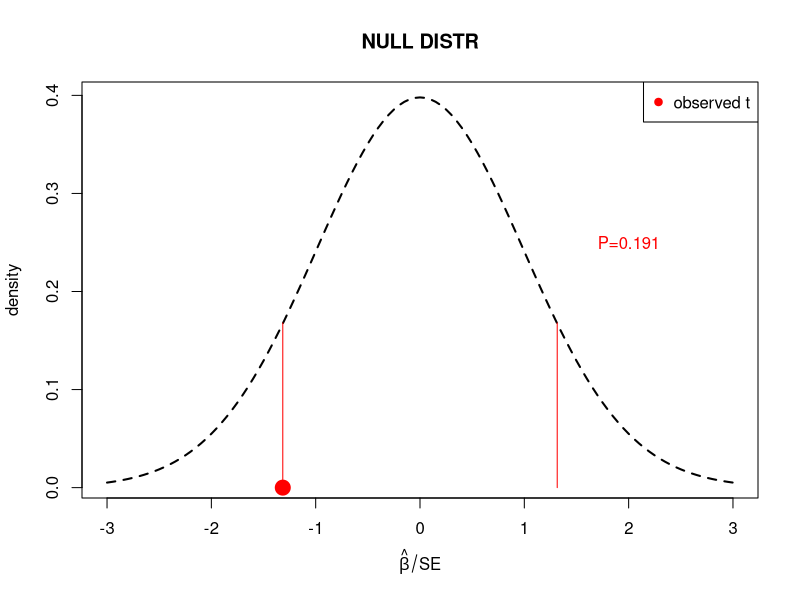
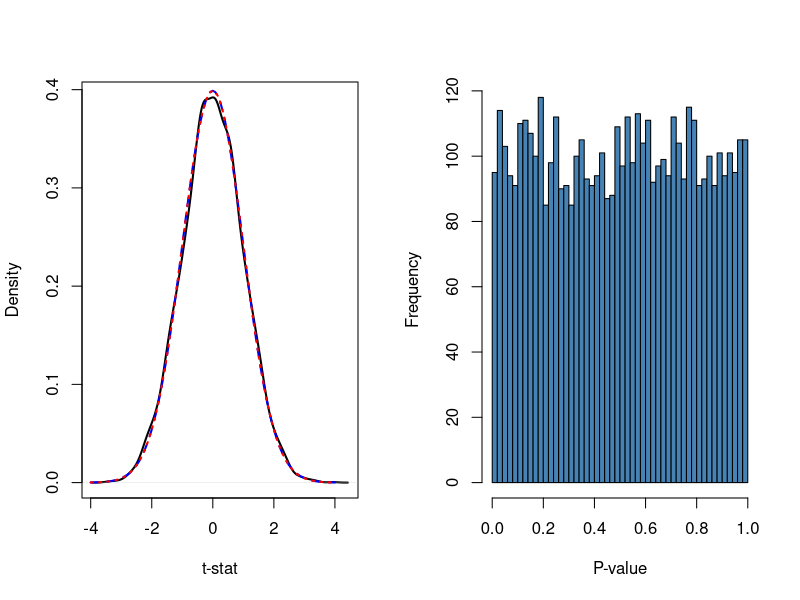
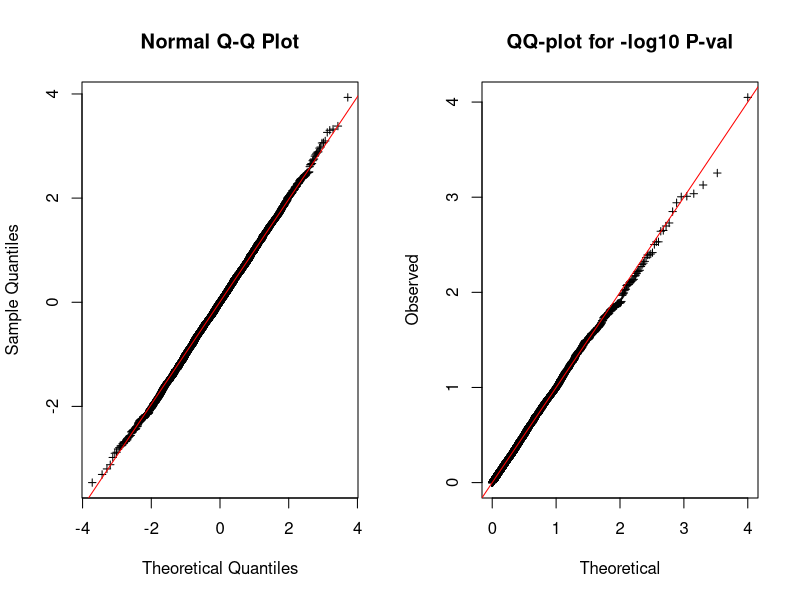
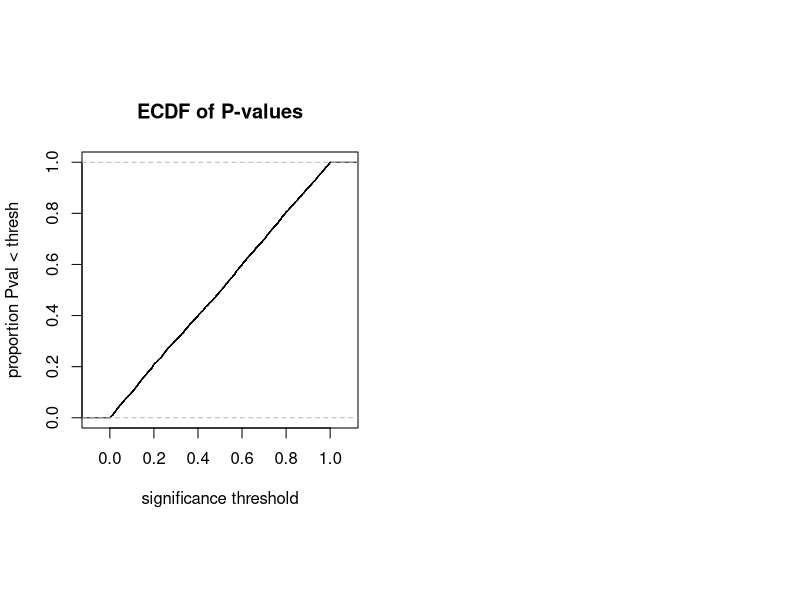
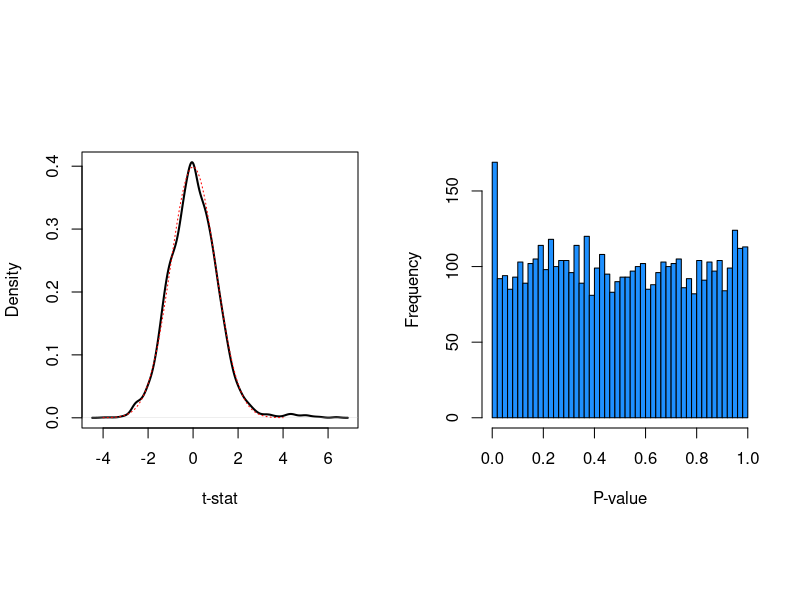
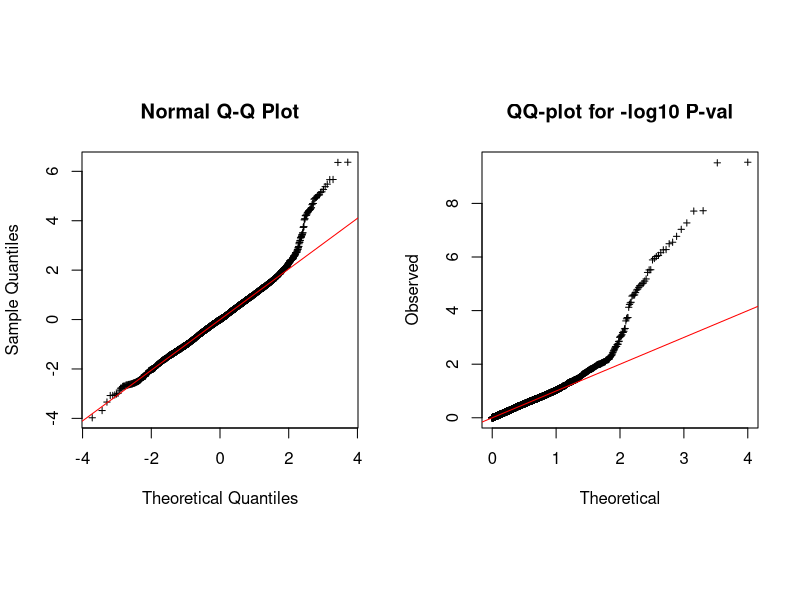

Recreate these plots in R, in order.
## ---- chunk 1
knitr::opts_chunk$set(echo = TRUE)
## ---- chunk 2
set.seed(29)
n = 100
x = rnorm(n) # predictor
y = rnorm(n) # outcome, independent of x
lm.fit = lm(y ~ x)
x.grid = seq(-3, 3, 0.05) # to define the plotting region
plot(x.grid, dt(x.grid, df = n-2), lty = 2, lwd = 2, t = "l",
     xlab = expression(hat(beta)/SE), ylab = "density", main = "NULL DISTR") #null distribution of t-stat.
t.stat = summary(lm.fit)$coeff[2,3] # observed t-statistic: Estimate/SE
points(t.stat, 0, pch = 19, cex = 2, col = "red")
segments(t.stat*c(1,-1), c(0,0), t.stat*c(1,-1), rep(dnorm(t.stat,0,1),2), col="red")
text(2, 0.25, paste0("P=",signif(summary(lm.fit)$coeff[2,4],3)), col="red")
legend("topright",pch=19,col="red",leg="observed t")
## ---- chunk 3
set.seed(6102017)
n = 1000 #individuals
p = 5000 #variables measured on each individual
X = matrix( rnorm(n*p), n, p) #just random variables
y = rnorm(n) #outcome variable that is not associated with any of x

#by mean-centering y and each x, we can ignore intercept terms (since they are 0, see Lecture 0)
X = as.matrix( scale(X, scale = F) ) #mean-centers columns of X to have mean 0 
y = as.vector( scale(y, scale = F) )

#apply lm to each column of X separately and without intercept (see Lecture 0.)
lm.res = apply(X, 2 , function(x) summary(lm(y ~ -1 + x))$coeff[1,])
# lm.res has 4 rows: beta, SE, t-stat and P-value
pval = lm.res[4,] #pick P-values

par(mfrow = c(1,2))
plot(density(lm.res[3,]), sub = "", xlab = "t-stat", main = "", lwd = 2) #should be t with n-2 df
curve(dt(x, df = n-2), from = -4, to = 4, add = T, col = "blue", lwd = 2, lty = 2) #t distr in blue
curve(dnorm(x, 0, 1), from = -4, to = 4, add = T, col = "red", lwd = 2, lty = 3)#normal distr in red
hist(pval, breaks = 50, xlab = "P-value", main = "", col = "steelblue") 
## ---- chunk 4
qbinom(c(0.025,0.975), size = p, prob = 1/50)
## ---- chunk 5
par(mfrow=c(1,2)) #Let's make qqplots for t-stats and for P-values
qqnorm(lm.res[3,], cex = 0.7, pch = 3); qqline(lm.res[3,], col = "red") 
#((1:p)-0.5) / p gives us 
#p equally spaced values in (0,1) to represent quantiles of Uniform(0,1).
qqplot(-log10( ((1:p)-0.5) / p), -log10(pval), xlab = "Theoretical", 
       ylab = "Observed", main = "QQ-plot for -log10 P-val", cex = 0.7, pch = 3)
abline(0, 1, col = "red")
## ---- chunk 6
par(pty = "s")
plot(ecdf(pval), xlab = "significance threshold", ylab="proportion Pval < thresh", 
     main = "ECDF of P-values")
## ---- chunk 7
sum( pval < 0.05 )
## ---- chunk 8
set.seed(6102017)
n = 1000 #individuals
p = 5000 #variables measured on each individual
m = 50 #number of predictors that have an effect: they are x_1,...,x_m.
b = 0.5 #effect size of predictors that have an effect
X = matrix(rnorm(n*p), n, p) # random predictors
y = X[,1:m] %*% rep(b,m) + rnorm(n) #outcome variable that is associated with x_1,...,x_m

#by mean-centering y and each x, we can ignore intercept terms (since they are 0)
X = as.matrix(scale(X, scale = F)) #mean-centers columns of X
y = as.vector(scale(y, scale = F))

#apply lm to each column of X separately and without intercept
lm.res = apply(X, 2 , function(x) summary(lm(y ~ -1 + x))$coeff[1,])
#has 4 rows: beta, SE, t-stat and pval
pval = lm.res[4,] 

par(mfrow = c(1,2))
plot(density(lm.res[3,]), sub = "", xlab = "t-stat", main = "", lwd = 2) #under null is t with n-2 df
curve(dnorm(x), -4, 4, col = "red", lty = 3, add = T) #normal distribution in red
hist(pval, breaks = 50, xlab = "P-value", main = "", col = "dodgerblue") 
## ---- chunk 9
par(mfrow = c(1,2)) #Let's make qqplots for t-stats and for P-values
qqnorm(lm.res[3,], cex = 0.6, pch = 3)
qqline(lm.res[3,], col = "red") 
#Now we use ppoints() to give the p quantiles from the uniform:
qqplot(-log10(ppoints(p)), -log10(pval), xlab = "Theoretical", 
       ylab = "Observed", main = "QQ-plot for -log10 P-val", cex = 0.6, pch = 3)
abline(0, 1, col = "red")
## ---- chunk 10
fwer = 0.05
p.ex = 5 #use ".ex" to not mix up with p=5000 existing variables that we will reuse later
pval.ex = c(0.4, 0.001, 0.8, 0.011, 0.12)
#Bonferroni rejects:
(pval.ex <= fwer/p.ex)
#For Holm we first sort P values in ascending order
sorted.pval = sort(pval.ex)
#we compute individual rejection threshold for EACH hypothesis in ascending order
alpha.holm = fwer/( p.ex + 1 - (1:p.ex) )
rbind(sorted.pval, alpha.holm)
#Let's find min index where P-value > holm threshold. We reject smaller indexes.
i = min( which(sorted.pval > alpha.holm) )
paste("reject:", paste(sorted.pval[1:(i-1)], collapse=" ") )
## ---- chunk 11
p.thresh = 0.5 #this is very liberal significance level for raw P-values, but not after FWER adjustment
sum( pval < p.thresh )
sum( p.adjust(pval, method = "holm") < p.thresh )
sum( p.adjust(pval, method = "bonferroni") < p.thresh )
#Let's see how many true and false positives we have
signif.tests = (pval < p.thresh)
S = sum(signif.tests[1:m]) #True positives
V = sum(signif.tests[(m+1):p]) #False positives
print(paste("Raw P-values: TP =",S,"FP =",V))
signif.tests = (p.adjust(pval, method="holm") < p.thresh)
S = sum(signif.tests[1:m]) #True positives
V = sum(signif.tests[(m+1):p]) #False positives
print(paste("Holm: TP =",S,"FP =",V))
